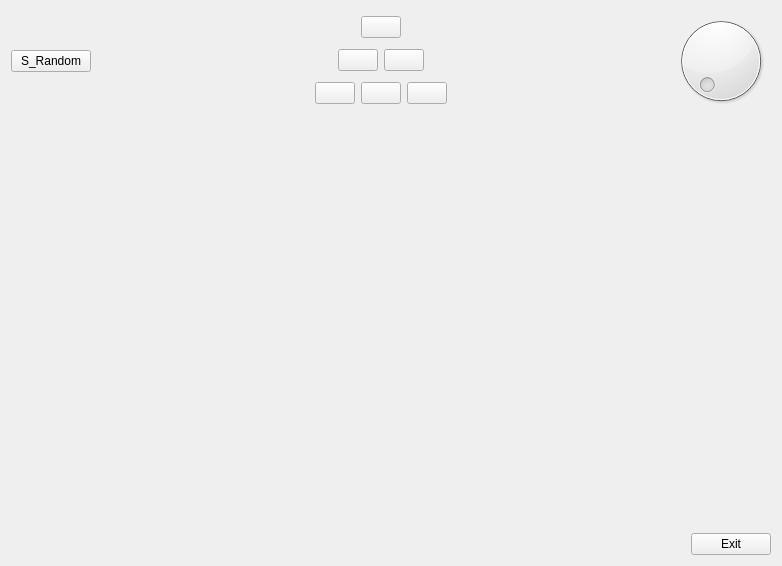
<?xml version="1.0" encoding="UTF-8"?>
<ui version="4.0">
 <class>MyForm</class>
 <widget class="QWidget" name="MyForm">
  <property name="geometry">
   <rect>
    <x>0</x>
    <y>0</y>
    <width>782</width>
    <height>566</height>
   </rect>
  </property>
  <property name="windowTitle">
   <string>MyForm</string>
  </property>
  <layout class="QVBoxLayout" name="verticalLayout_3">
   <item>
    <layout class="QHBoxLayout" name="horizontalLayout_6">
     <item>
      <widget class="QPushButton" name="pushButton_8">
       <property name="text">
        <string>S_Random</string>
       </property>
      </widget>
     </item>
     <item>
      <layout class="QHBoxLayout" name="horizontalLayout_5">
       <item>
        <layout class="QVBoxLayout" name="verticalLayout">
         <item>
          <layout class="QHBoxLayout" name="horizontalLayout_3">
           <item>
            <spacer name="horizontalSpacer">
             <property name="orientation">
              <enum>Qt::Horizontal</enum>
             </property>
             <property name="sizeHint" stdset="0">
              <size>
               <width>40</width>
               <height>20</height>
              </size>
             </property>
            </spacer>
           </item>
           <item>
            <widget class="myButton" name="pushButton_6">
             <property name="autoFillBackground">
              <bool>true</bool>
             </property>
             <property name="text">
              <string/>
             </property>
            </widget>
           </item>
           <item>
            <spacer name="horizontalSpacer_2">
             <property name="orientation">
              <enum>Qt::Horizontal</enum>
             </property>
             <property name="sizeHint" stdset="0">
              <size>
               <width>40</width>
               <height>20</height>
              </size>
             </property>
            </spacer>
           </item>
          </layout>
         </item>
         <item>
          <layout class="QHBoxLayout" name="horizontalLayout_2">
           <item>
            <spacer name="horizontalSpacer_3">
             <property name="orientation">
              <enum>Qt::Horizontal</enum>
             </property>
             <property name="sizeHint" stdset="0">
              <size>
               <width>40</width>
               <height>20</height>
              </size>
             </property>
            </spacer>
           </item>
           <item>
            <widget class="myButton" name="pushButton_5">
             <property name="text">
              <string/>
             </property>
            </widget>
           </item>
           <item>
            <widget class="myButton" name="pushButton_4">
             <property name="text">
              <string/>
             </property>
            </widget>
           </item>
           <item>
            <spacer name="horizontalSpacer_4">
             <property name="orientation">
              <enum>Qt::Horizontal</enum>
             </property>
             <property name="sizeHint" stdset="0">
              <size>
               <width>40</width>
               <height>20</height>
              </size>
             </property>
            </spacer>
           </item>
          </layout>
         </item>
         <item>
          <layout class="QHBoxLayout" name="horizontalLayout">
           <item>
            <spacer name="horizontalSpacer_6">
             <property name="orientation">
              <enum>Qt::Horizontal</enum>
             </property>
             <property name="sizeHint" stdset="0">
              <size>
               <width>40</width>
               <height>20</height>
              </size>
             </property>
            </spacer>
           </item>
           <item>
            <widget class="myButton" name="pushButton">
             <property name="text">
              <string/>
             </property>
            </widget>
           </item>
           <item>
            <widget class="myButton" name="pushButton_2">
             <property name="text">
              <string/>
             </property>
            </widget>
           </item>
           <item>
            <widget class="myButton" name="pushButton_3">
             <property name="text">
              <string/>
             </property>
            </widget>
           </item>
           <item>
            <spacer name="horizontalSpacer_5">
             <property name="orientation">
              <enum>Qt::Horizontal</enum>
             </property>
             <property name="sizeHint" stdset="0">
              <size>
               <width>40</width>
               <height>20</height>
              </size>
             </property>
            </spacer>
           </item>
          </layout>
         </item>
        </layout>
       </item>
       <item>
        <widget class="QDial" name="dial">
         <property name="maximum">
          <number>3</number>
         </property>
        </widget>
       </item>
      </layout>
     </item>
    </layout>
   </item>
   <item>
    <layout class="QVBoxLayout" name="verticalLayout_2">
     <item>
      <spacer name="verticalSpacer">
       <property name="orientation">
        <enum>Qt::Vertical</enum>
       </property>
       <property name="sizeHint" stdset="0">
        <size>
         <width>20</width>
         <height>40</height>
        </size>
       </property>
      </spacer>
     </item>
     <item>
      <layout class="QHBoxLayout" name="horizontalLayout_4">
       <item>
        <spacer name="horizontalSpacer_7">
         <property name="orientation">
          <enum>Qt::Horizontal</enum>
         </property>
         <property name="sizeHint" stdset="0">
          <size>
           <width>40</width>
           <height>20</height>
          </size>
         </property>
        </spacer>
       </item>
       <item>
        <widget class="QPushButton" name="pushButton_7">
         <property name="text">
          <string>Exit</string>
         </property>
        </widget>
       </item>
      </layout>
     </item>
    </layout>
   </item>
  </layout>
 </widget>
 <customwidgets>
  <customwidget>
   <class>myButton</class>
   <extends>QPushButton</extends>
   <header>myButton.h</header>
   <slots>
    <slot>set_N()</slot>
    <slot>set_Despl(int)</slot>
   </slots>
  </customwidget>
 </customwidgets>
 <resources/>
 <connections>
  <connection>
   <sender>pushButton_8</sender>
   <signal>clicked()</signal>
   <receiver>pushButton_6</receiver>
   <slot>set_N()</slot>
   <hints>
    <hint type="sourcelabel">
     <x>60</x>
     <y>66</y>
    </hint>
    <hint type="destinationlabel">
     <x>364</x>
     <y>30</y>
    </hint>
   </hints>
  </connection>
  <connection>
   <sender>pushButton_8</sender>
   <signal>clicked()</signal>
   <receiver>pushButton_5</receiver>
   <slot>set_N()</slot>
   <hints>
    <hint type="sourcelabel">
     <x>78</x>
     <y>68</y>
    </hint>
    <hint type="destinationlabel">
     <x>358</x>
     <y>67</y>
    </hint>
   </hints>
  </connection>
  <connection>
   <sender>pushButton_8</sender>
   <signal>clicked()</signal>
   <receiver>pushButton</receiver>
   <slot>set_N()</slot>
   <hints>
    <hint type="sourcelabel">
     <x>87</x>
     <y>65</y>
    </hint>
    <hint type="destinationlabel">
     <x>321</x>
     <y>97</y>
    </hint>
   </hints>
  </connection>
  <connection>
   <sender>pushButton_8</sender>
   <signal>clicked()</signal>
   <receiver>pushButton_2</receiver>
   <slot>set_N()</slot>
   <hints>
    <hint type="sourcelabel">
     <x>22</x>
     <y>62</y>
    </hint>
    <hint type="destinationlabel">
     <x>386</x>
     <y>105</y>
    </hint>
   </hints>
  </connection>
  <connection>
   <sender>pushButton_8</sender>
   <signal>clicked()</signal>
   <receiver>pushButton_4</receiver>
   <slot>set_N()</slot>
   <hints>
    <hint type="sourcelabel">
     <x>40</x>
     <y>56</y>
    </hint>
    <hint type="destinationlabel">
     <x>422</x>
     <y>64</y>
    </hint>
   </hints>
  </connection>
  <connection>
   <sender>pushButton_8</sender>
   <signal>clicked()</signal>
   <receiver>pushButton_3</receiver>
   <slot>set_N()</slot>
   <hints>
    <hint type="sourcelabel">
     <x>49</x>
     <y>57</y>
    </hint>
    <hint type="destinationlabel">
     <x>446</x>
     <y>105</y>
    </hint>
   </hints>
  </connection>
  <connection>
   <sender>dial</sender>
   <signal>valueChanged(int)</signal>
   <receiver>pushButton_4</receiver>
   <slot>set_Despl(int)</slot>
   <hints>
    <hint type="sourcelabel">
     <x>723</x>
     <y>67</y>
    </hint>
    <hint type="destinationlabel">
     <x>429</x>
     <y>65</y>
    </hint>
   </hints>
  </connection>
  <connection>
   <sender>dial</sender>
   <signal>valueChanged(int)</signal>
   <receiver>pushButton_5</receiver>
   <slot>set_Despl(int)</slot>
   <hints>
    <hint type="sourcelabel">
     <x>757</x>
     <y>66</y>
    </hint>
    <hint type="destinationlabel">
     <x>362</x>
     <y>68</y>
    </hint>
   </hints>
  </connection>
  <connection>
   <sender>dial</sender>
   <signal>valueChanged(int)</signal>
   <receiver>pushButton_3</receiver>
   <slot>set_Despl(int)</slot>
   <hints>
    <hint type="sourcelabel">
     <x>717</x>
     <y>59</y>
    </hint>
    <hint type="destinationlabel">
     <x>450</x>
     <y>104</y>
    </hint>
   </hints>
  </connection>
  <connection>
   <sender>dial</sender>
   <signal>valueChanged(int)</signal>
   <receiver>pushButton</receiver>
   <slot>set_Despl(int)</slot>
   <hints>
    <hint type="sourcelabel">
     <x>731</x>
     <y>57</y>
    </hint>
    <hint type="destinationlabel">
     <x>340</x>
     <y>96</y>
    </hint>
   </hints>
  </connection>
  <connection>
   <sender>dial</sender>
   <signal>valueChanged(int)</signal>
   <receiver>pushButton_2</receiver>
   <slot>set_Despl(int)</slot>
   <hints>
    <hint type="sourcelabel">
     <x>700</x>
     <y>31</y>
    </hint>
    <hint type="destinationlabel">
     <x>401</x>
     <y>104</y>
    </hint>
   </hints>
  </connection>
  <connection>
   <sender>dial</sender>
   <signal>valueChanged(int)</signal>
   <receiver>pushButton_6</receiver>
   <slot>set_Despl(int)</slot>
   <hints>
    <hint type="sourcelabel">
     <x>721</x>
     <y>90</y>
    </hint>
    <hint type="destinationlabel">
     <x>395</x>
     <y>26</y>
    </hint>
   </hints>
  </connection>
  <connection>
   <sender>pushButton_7</sender>
   <signal>clicked()</signal>
   <receiver>MyForm</receiver>
   <slot>close()</slot>
   <hints>
    <hint type="sourcelabel">
     <x>743</x>
     <y>543</y>
    </hint>
    <hint type="destinationlabel">
     <x>186</x>
     <y>115</y>
    </hint>
   </hints>
  </connection>
 </connections>
</ui>
